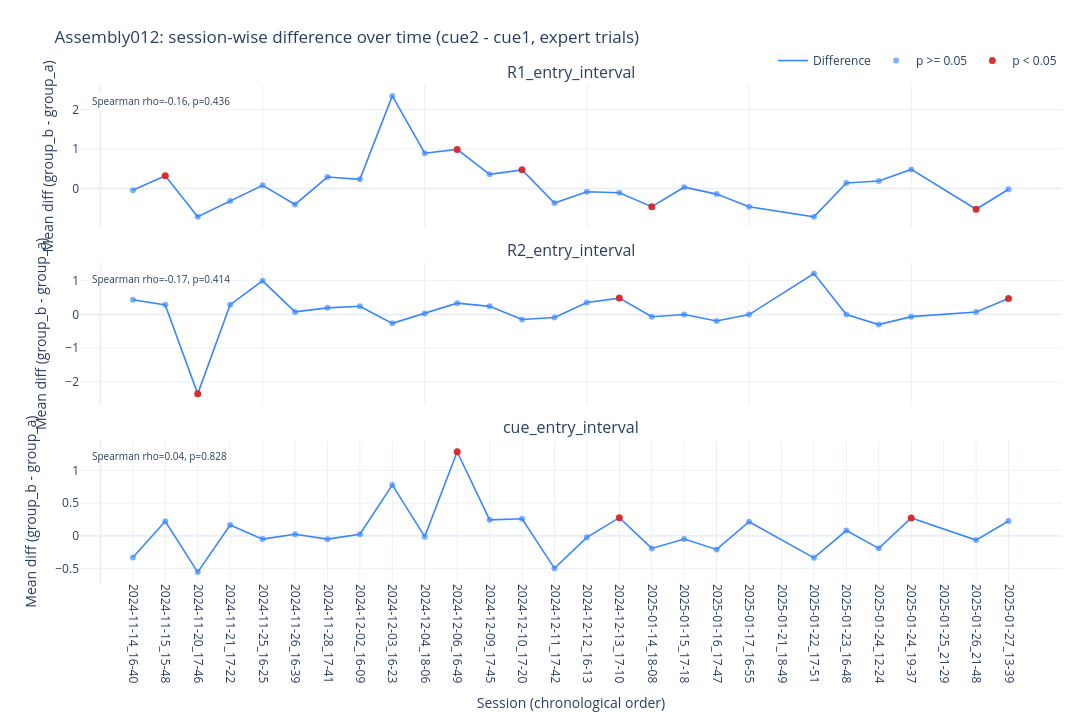

Source (notebook cell):
### Code cell
# Session-wise cue-only comparisons and time trends (expert trials)

session_cue1_vs_cue2 = summarize_by_session(trial_means_ens12, 'cue_label', 'cue1', 'cue2')
trend_cue1_vs_cue2 = summarize_trend(session_cue1_vs_cue2)

print('Session-wise trend summary (expert trials): cue1 vs cue2 (diff = cue2 - cue1)')
display(trend_cue1_vs_cue2)


def plot_session_differences(session_df, title, y_label, diff_col='diff_b_minus_a', show=True):
    n_rows = len(TARGET_INTERVALS)
    fig = make_subplots(
        rows=n_rows,
        cols=1,
        shared_xaxes=True,
        subplot_titles=TARGET_INTERVALS,
        vertical_spacing=0.07,
    )

    for row_idx, interval in enumerate(TARGET_INTERVALS, start=1):
        sub = session_df.loc[
            (session_df['interval_name'] == interval) & session_df[diff_col].notna()
        ].sort_values('session_order')

        fig.add_hline(y=0, line_color='rgba(0,0,0,0.4)', line_width=1, row=row_idx, col=1)

        x = sub['session_order'].to_numpy()
        y = sub[diff_col].to_numpy()
        pvals = sub['welch_p_two_sided'].to_numpy()
        sig = np.isfinite(pvals) & (pvals < 0.05)

        fig.add_trace(
            go.Scatter(
                x=x, y=y,
                mode='lines',
                line=dict(color='#3a86ff', width=1.6),
                name='Difference',
                showlegend=(row_idx == 1),
                hovertemplate='Session order: %{x}<br>Diff: %{y:.4f}<extra></extra>',
            ),
            row=row_idx, col=1,
        )
        fig.add_trace(
            go.Scatter(
                x=x[~sig], y=y[~sig],
                mode='markers',
                marker=dict(color='#3a86ff', size=6, opacity=0.65),
                name='p >= 0.05',
                showlegend=(row_idx == 1),
                hovertemplate='Session order: %{x}<br>Diff: %{y:.4f}<extra></extra>',
            ),
            row=row_idx, col=1,
        )
        if np.any(sig):
            fig.add_trace(
                go.Scatter(
                    x=x[sig], y=y[sig],
                    mode='markers',
                    marker=dict(color='#d62828', size=7, opacity=0.95),
                    name='p < 0.05',
                    showlegend=(row_idx == 1),
                    hovertemplate='Session order: %{x}<br>Diff: %{y:.4f}<extra></extra>',
                ),
                row=row_idx, col=1,
            )

        if len(sub) >= 3 and np.isfinite(y).sum() >= 3:
            try:
                rho, p_val = stats.spearmanr(sub['session_order'], sub[diff_col])
                trend_txt = f"Spearman rho={rho:.2f}, p={p_val:.3g}" if pd.notna(rho) else 'Spearman: n/a'
            except Exception:
                trend_txt = 'Spearman: n/a'
        else:
            trend_txt = 'Spearman: insufficient sessions'

        xdom = 'x domain' if row_idx == 1 else f'x{row_idx} domain'
        ydom = 'y domain' if row_idx == 1 else f'y{row_idx} domain'
        fig.add_annotation(
            x=0.01, y=0.95,
            xref=xdom, yref=ydom,
            xanchor='left', yanchor='top',
            text=trend_txt,
            showarrow=False,
            font=dict(size=10),
            bgcolor='rgba(255,255,255,0.75)',
        )
        fig.update_yaxes(title_text=y_label, row=row_idx, col=1)

    all_sessions = (
        session_df[['session_id', 'session_order']]
        .drop_duplicates()
        .sort_values('session_order')
    )
    fig.update_xaxes(
        tickmode='array',
        tickvals=all_sessions['session_order'].tolist(),
        ticktext=all_sessions['session_id'].tolist(),
        tickangle=90,
        row=n_rows,
        col=1,
    )
    fig.update_xaxes(title_text='Session (chronological order)', row=n_rows, col=1)

    fig.update_layout(
        title=title,
        template='plotly_white',
        height=max(720, 240 * n_rows),
        width=1180,
        legend=dict(orientation='h', yanchor='bottom', y=1.02, xanchor='right', x=1.0),
        margin=dict(l=80, r=30, t=85, b=120),
    )

    if show:
        display(fig)
        return None
    return fig


plot_session_differences(
    session_cue1_vs_cue2,
    title=f'{TARGET_ASSEMBLY}: session-wise difference over time (cue2 - cue1, expert trials)',
    y_label='Mean diff (group_b - group_a)',
)

### Figure 1 — Plotly figure (JSON) as saved in the notebook; plotly's stock layout.template omitted (floating-point values rounded to 4 significant figures)
{"data": [{"hovertemplate": "Session order: %{x}<br>Diff: %{y:.4f}<extra></extra>", "line": {"color": "#3a86ff", "width": 1.6}, "mode": "lines", "name": "Difference", "showlegend": true, "type": "scatter", "x": [1, 2, 3, 4, 5, 6, 7, 8, 9, 10, 11, 12, 13, 14, 15, 16, 17, 18, 19, 20, 22, 23, 24, 25, 27, 28], "xaxis": "x", "y": [-0.04586, 0.3253, -0.7136, -0.3162, 0.08083, -0.4026, 0.2904, 0.2326, 2.345, 0.8942, 0.9897, 0.3588, 0.4727, -0.3689, -0.08133, -0.1063, -0.459, 0.03278, -0.1415, -0.4626, -0.7177, 0.1405, 0.1907, 0.4838, -0.5251, -0.01881], "yaxis": "y"}, {"hovertemplate": "Session order: %{x}<br>Diff: %{y:.4f}<extra></extra>", "marker": {"color": "#3a86ff", "opacity": 0.65, "size": 6}, "mode": "markers", "name": "p >= 0.05", "showlegend": true, "type": "scatter", "x": [1, 3, 4, 5, 6, 7, 8, 9, 10, 12, 14, 15, 16, 18, 19, 20, 22, 23, 24, 25, 28], "xaxis": "x", "y": [-0.04586, -0.7136, -0.3162, 0.08083, -0.4026, 0.2904, 0.2326, 2.345, 0.8942, 0.3588, -0.3689, -0.08133, -0.1063, 0.03278, -0.1415, -0.4626, -0.7177, 0.1405, 0.1907, 0.4838, -0.01881], "yaxis": "y"}, {"hovertemplate": "Session order: %{x}<br>Diff: %{y:.4f}<extra></extra>", "marker": {"color": "#d62828", "opacity": 0.95, "size": 7}, "mode": "markers", "name": "p < 0.05", "showlegend": true, "type": "scatter", "x": [2, 11, 13, 17, 27], "xaxis": "x", "y": [0.3253, 0.9897, 0.4727, -0.459, -0.5251], "yaxis": "y"}, {"hovertemplate": "Session order: %{x}<br>Diff: %{y:.4f}<extra></extra>", "line": {"color": "#3a86ff", "width": 1.6}, "mode": "lines", "name": "Difference", "showlegend": false, "type": "scatter", "x": [1, 2, 3, 4, 5, 6, 7, 8, 9, 10, 11, 12, 13, 14, 15, 16, 17, 18, 19, 20, 22, 23, 24, 25, 27, 28], "xaxis": "x2", "y": [0.4362, 0.2842, -2.35, 0.2893, 0.9955, 0.07566, 0.1959, 0.2448, -0.2631, 0.03047, 0.3348, 0.2411, -0.1485, -0.08935, 0.3568, 0.4846, -0.06811, 0.0008617, -0.1934, -0.003938, 1.212, -0.000292, -0.3001, -0.06398, 0.07505, 0.4693], "yaxis": "y2"}, {"hovertemplate": "Session order: %{x}<br>Diff: %{y:.4f}<extra></extra>", "marker": {"color": "#3a86ff", "opacity": 0.65, "size": 6}, "mode": "markers", "name": "p >= 0.05", "showlegend": false, "type": "scatter", "x": [1, 2, 4, 5, 6, 7, 8, 9, 10, 11, 12, 13, 14, 15, 17, 18, 19, 20, 22, 23, 24, 25, 27], "xaxis": "x2", "y": [0.4362, 0.2842, 0.2893, 0.9955, 0.07566, 0.1959, 0.2448, -0.2631, 0.03047, 0.3348, 0.2411, -0.1485, -0.08935, 0.3568, -0.06811, 0.0008617, -0.1934, -0.003938, 1.212, -0.000292, -0.3001, -0.06398, 0.07505], "yaxis": "y2"}, {"hovertemplate": "Session order: %{x}<br>Diff: %{y:.4f}<extra></extra>", "marker": {"color": "#d62828", "opacity": 0.95, "size": 7}, "mode": "markers", "name": "p < 0.05", "showlegend": false, "type": "scatter", "x": [3, 16, 28], "xaxis": "x2", "y": [-2.35, 0.4846, 0.4693], "yaxis": "y2"}, {"hovertemplate": "Session order: %{x}<br>Diff: %{y:.4f}<extra></extra>", "line": {"color": "#3a86ff", "width": 1.6}, "mode": "lines", "name": "Difference", "showlegend": false, "type": "scatter", "x": [1, 2, 3, 4, 5, 6, 7, 8, 9, 10, 11, 12, 13, 14, 15, 16, 17, 18, 19, 20, 22, 23, 24, 25, 27, 28], "xaxis": "x3", "y": [-0.3295, 0.2227, -0.5529, 0.1647, -0.04952, 0.024, -0.05005, 0.02583, 0.7782, -0.01177, 1.284, 0.2445, 0.2617, -0.4957, -0.02173, 0.2783, -0.1911, -0.04916, -0.2065, 0.2163, -0.3353, 0.08159, -0.19, 0.274, -0.06409, 0.2262], "yaxis": "y3"}, {"hovertemplate": "Session order: %{x}<br>Diff: %{y:.4f}<extra></extra>", "marker": {"color": "#3a86ff", "opacity": 0.65, "size": 6}, "mode": "markers", "name": "p >= 0.05", "showlegend": false, "type": "scatter", "x": [1, 2, 3, 4, 5, 6, 7, 8, 9, 10, 12, 13, 14, 15, 17, 18, 19, 20, 22, 23, 24, 27, 28], "xaxis": "x3", "y": [-0.3295, 0.2227, -0.5529, 0.1647, -0.04952, 0.024, -0.05005, 0.02583, 0.7782, -0.01177, 0.2445, 0.2617, -0.4957, -0.02173, -0.1911, -0.04916, -0.2065, 0.2163, -0.3353, 0.08159, -0.19, -0.06409, 0.2262], "yaxis": "y3"}, {"hovertemplate": "Session order: %{x}<br>Diff: %{y:.4f}<extra></extra>", "marker": {"color": "#d62828", "opacity": 0.95, "size": 7}, "mode": "markers", "name": "p < 0.05", "showlegend": false, "type": "scatter", "x": [11, 16, 25], "xaxis": "x3", "y": [1.284, 0.2783, 0.274], "yaxis": "y3"}], "layout": {"annotations": [{"font": {"size": 16}, "showarrow": false, "text": "R1_entry_interval", "x": 0.5, "xanchor": "center", "xref": "paper", "y": 1, "yanchor": "bottom", "yref": "paper"}, {"font": {"size": 16}, "showarrow": false, "text": "R2_entry_interval", "x": 0.5, "xanchor": "center", "xref": "paper", "y": 0.6433, "yanchor": "bottom", "yref": "paper"}, {"font": {"size": 16}, "showarrow": false, "text": "cue_entry_interval", "x": 0.5, "xanchor": "center", "xref": "paper", "y": 0.2867, "yanchor": "bottom", "yref": "paper"}, {"bgcolor": "rgba(255,255,255,0.75)", "font": {"size": 10}, "showarrow": false, "text": "Spearman rho=-0.16, p=0.436", "x": 0.01, "xanchor": "left", "xref": "x domain", "y": 0.95, "yanchor": "top", "yref": "y domain"}, {"bgcolor": "rgba(255,255,255,0.75)", "font": {"size": 10}, "showarrow": false, "text": "Spearman rho=-0.17, p=0.414", "x": 0.01, "xanchor": "left", "xref": "x2 domain", "y": 0.95, "yanchor": "top", "yref": "y2 domain"}, {"bgcolor": "rgba(255,255,255,0.75)", "font": {"size": 10}, "showarrow": false, "text": "Spearman rho=0.04, p=0.828", "x": 0.01, "xanchor": "left", "xref": "x3 domain", "y": 0.95, "yanchor": "top", "yref": "y3 domain"}], "height": 720, "legend": {"orientation": "h", "x": 1, "xanchor": "right", "y": 1.02, "yanchor": "bottom"}, "margin": {"b": 120, "l": 80, "r": 30, "t": 85}, "title": {"text": "Assembly012: session-wise difference over time (cue2 - cue1, expert trials)"}, "width": 1180, "xaxis": {"anchor": "y", "domain": [0, 1], "matches": "x3", "showticklabels": false}, "xaxis2": {"anchor": "y2", "domain": [0, 1], "matches": "x3", "showticklabels": false}, "xaxis3": {"anchor": "y3", "domain": [0, 1], "tickangle": 90, "tickmode": "array", "ticktext": ["2024-11-14_16-40", "2024-11-15_15-48", "2024-11-20_17-46", "2024-11-21_17-22", "2024-11-25_16-25", "2024-11-26_16-39", "2024-11-28_17-41", "2024-12-02_16-09", "2024-12-03_16-23", "2024-12-04_18-06", "2024-12-06_16-49", "2024-12-09_17-45", "2024-12-10_17-20", "2024-12-11_17-42", "2024-12-12_16-13", "2024-12-13_17-10", "2025-01-14_18-08", "2025-01-15_17-18", "2025-01-16_17-47", "2025-01-17_16-55", "2025-01-21_18-49", "2025-01-22_17-51", "2025-01-23_16-48", "2025-01-24_12-24", "2025-01-24_19-37", "2025-01-25_21-29", "2025-01-26_21-48", "2025-01-27_13-39"], "tickvals": [1, 2, 3, 4, 5, 6, 7, 8, 9, 10, 11, 12, 13, 14, 15, 16, 17, 18, 19, 20, 21, 22, 23, 24, 25, 26, 27, 28], "title": {"text": "Session (chronological order)"}}, "yaxis": {"anchor": "x", "domain": [0.7133, 1], "title": {"text": "Mean diff (group_b - group_a)"}}, "yaxis2": {"anchor": "x2", "domain": [0.3567, 0.6433], "title": {"text": "Mean diff (group_b - group_a)"}}, "yaxis3": {"anchor": "x3", "domain": [0, 0.2867], "title": {"text": "Mean diff (group_b - group_a)"}}}}
